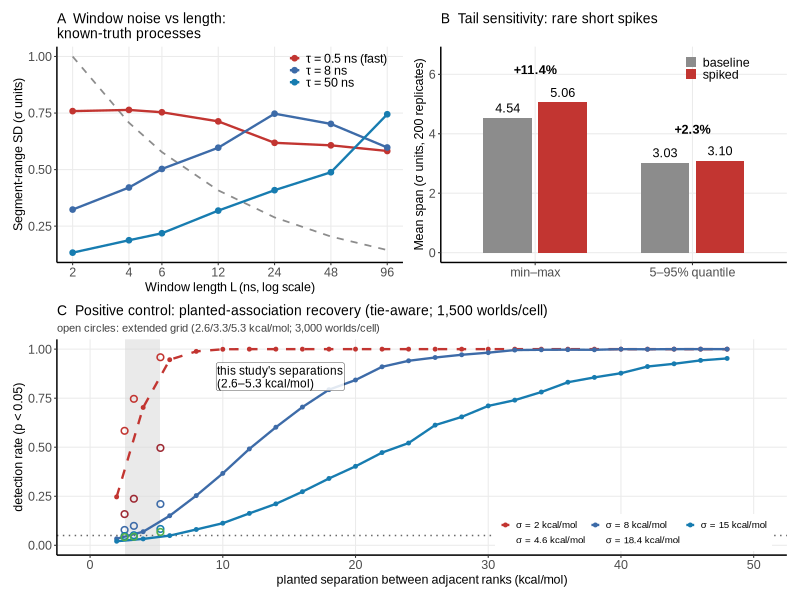

The R source for this figure:
#!/usr/bin/env Rscript
# 52_fig_c7_benchmark.R — Figure S13: synthetic benchmark of window-noise diagnostics
#
# Purpose:  SI Figure S13 — synthetic C7 benchmark of window-noise scaling and span-estimator
#           tail sensitivity (reads the archived benchmark CSVs).
# Created:  2026-10-10 (header standardised 2026-10-11)
# Inputs:   data/analysis/r6/c7_toy_benchmark.csv ; data/analysis/r6/c7_estimator_stats.csv
# Outputs:  figures/pdf/Fig_SI_ToyBenchmark.pdf
# Depends:  ggplot2, patchwork
# Run:      Rscript code/52_fig_c7_benchmark.R   (from the repository root)
suppressMessages({library(ggplot2); library(patchwork)})

d <- read.csv("data/analysis/r6/c7_toy_benchmark.csv")
st <- read.csv("data/analysis/r6/c7_estimator_stats.csv")

d$process <- factor(d$process,
  levels = c("fast_tau0.5ns", "medium_tau8ns", "slow_tau50ns", "naive_L^-1/2_ref"),
  labels = c("\u03c4 = 0.5 ns (fast)", "\u03c4 = 8 ns", "\u03c4 = 50 ns",
             "naive L\u207b\u00b9\u2044\u00b2 reference"))
cols <- c("0.5" = "#C23531", "8" = "#3D6BA8", "50" = "#177CB0", "ref" = "grey55")

pA <- ggplot(d, aes(L_ns, window_sd_mean)) +
  geom_line(data = subset(d, grepl("naive", process)),
            aes(group = process), linetype = "dashed", color = "grey55", linewidth = 0.6) +
  geom_line(data = subset(d, !grepl("naive", process)),
            aes(color = process), linewidth = 0.8) +
  geom_point(data = subset(d, !grepl("naive", process)),
             aes(color = process), size = 1.6) +
  scale_x_log10(breaks = c(2, 4, 6, 12, 24, 48, 96)) +
  scale_color_manual(values = setNames(c("#C23531", "#3D6BA8", "#177CB0"),
                                       c("\u03c4 = 0.5 ns (fast)", "\u03c4 = 8 ns", "\u03c4 = 50 ns")), name = NULL) +
  labs(x = "Window length L (ns, log scale)", y = "Segment-range SD (\u03c3 units)",
       title = "A  Window noise vs length:\nknown-truth processes") +
  theme_bw(base_size = 8, base_family = "Arial") +
  theme(panel.grid.minor = element_blank(),
        legend.position = c(0.97, 1.00), legend.justification = c(1, 1),
        legend.background = element_blank(),
        legend.key = element_rect(fill = "transparent"),
        legend.key.size = unit(0.3, "cm"), legend.text = element_text(size = 9),
        axis.text = element_text(size = 9), axis.title = element_text(size = 9),
        plot.title = element_text(size = 10),
        panel.border = element_blank(),
        axis.line = element_line(color = "black", linewidth = 0.5))

b <- data.frame(
  est = rep(c("min\u2013max", "5\u201395% quantile"), each = 2),
  kind = rep(c("baseline", "spiked"), 2),
  mean = c(st$mean_base[st$estimator == "minmax_span"], st$mean_spiked[st$estimator == "minmax_span"],
           st$mean_base[st$estimator == "q90_span"], st$mean_spiked[st$estimator == "q90_span"]))
b$est <- factor(b$est, levels = c("min\u2013max", "5\u201395% quantile"))

pB <- ggplot(b, aes(est, mean, fill = kind)) +
  geom_col(position = position_dodge(width = 0.7), width = 0.62) +
  geom_text(aes(label = sprintf("%.2f", mean)), position = position_dodge(width = 0.7),
            vjust = -0.6, size = 3.2, family = "Arial") +
  annotate("text", x = 1, y = 6.15, label = "+11.4%", size = 3.2, family = "Arial", fontface = "bold") +
  annotate("text", x = 2, y = 4.15, label = "+2.3%", size = 3.2, family = "Arial", fontface = "bold") +
  scale_fill_manual(values = c("baseline" = "grey55", "spiked" = "#C23531"), name = NULL) +
  coord_cartesian(ylim = c(0, 6.6)) +
  labs(x = NULL, y = "Mean span (\u03c3 units, 200 replicates)",
       title = "B  Tail sensitivity: rare short spikes") +
  theme_bw(base_size = 8, base_family = "Arial") +
  theme(panel.grid.minor = element_blank(), legend.position = c(0.80, 0.90),
        legend.key.size = unit(0.3, "cm"), legend.text = element_text(size = 9),
        legend.background = element_blank(),
        legend.key = element_rect(fill = "transparent"),
        axis.text = element_text(size = 9), axis.title = element_text(size = 9),
        plot.title = element_text(size = 10),
        panel.border = element_blank(),
        axis.line = element_line(color = "black", linewidth = 0.5))

## ---- Panel C: positive control (planted-association recovery, tie-aware) ----
c7g <- read.csv("data/analysis/r6/c7g_positive_control.csv")
c7gx <- read.csv("data/analysis/r6/c7g_positive_control_extra.csv")
sig_levels <- c(2, 4.6, 8, 15, 18.4)
c7g$sigma_lab <- factor(sprintf("\u03c3 = %g kcal/mol", c7g$sigma_kcal),
                        levels = sprintf("\u03c3 = %g kcal/mol", sig_levels))
c7gx$sigma_lab <- factor(sprintf("\u03c3 = %g kcal/mol", c7gx$sigma_kcal),
                         levels = sprintf("\u03c3 = %g kcal/mol", sig_levels))
sig_cols <- setNames(c("#C23531", "#9D2933", "#3D6BA8", "#177CB0", "#4DAF4A"),
                     sprintf("\u03c3 = %g kcal/mol", sig_levels))
sig_ltys <- setNames(c("dashed", "solid", "solid", "solid", "solid"),
                     sprintf("\u03c3 = %g kcal/mol", sig_levels))
pC <- ggplot(c7g, aes(delta_kcal, detect_rate, color = sigma_lab, linetype = sigma_lab)) +
  annotate("rect", xmin = 2.6, xmax = 5.3, ymin = -Inf, ymax = Inf,
           fill = "grey85", alpha = 0.55) +
  geom_hline(yintercept = 0.05, linetype = "dotted", color = "grey40", linewidth = 0.5) +
  geom_line(linewidth = 0.8) +
  geom_point(size = 1.0) +
  geom_point(data = c7gx, shape = 1, size = 1.7, stroke = 0.8, show.legend = FALSE) +
  scale_color_manual(values = sig_cols, name = NULL) +
  scale_linetype_manual(values = sig_ltys, name = NULL) +
  guides(color = guide_legend(nrow = 2, byrow = TRUE), linetype = guide_legend(nrow = 2, byrow = TRUE)) +
  coord_cartesian(ylim = c(0, 1), xlim = c(0, 50)) +
  annotate("label", x = 9.5, y = 0.86, label = "this study's separations\n(2.6\u20135.3 kcal/mol)",
           size = 3.0, family = "Arial", lineheight = 0.9, hjust = 0, label.size = 0.12,
           label.padding = unit(0.08, "lines"), fill = "white", alpha = 0.85) +
  labs(x = "planted separation between adjacent ranks (kcal/mol)",
       y = "detection rate (p < 0.05)",
       title = "C  Positive control: planted-association recovery (tie-aware; 1,500 worlds/cell)",
       subtitle = "open circles: extended grid (2.6/3.3/5.3 kcal/mol; 3,000 worlds/cell)") +
  theme_bw(base_size = 8, base_family = "Arial") +
  theme(panel.grid.minor = element_blank(),
        legend.position = c(0.98, 0.02), legend.justification = c(1, 0),
        legend.direction = "horizontal",
        legend.key.size = unit(0.25, "cm"), legend.text = element_text(size = 7),
        legend.background = element_rect(fill = "white", color = NA),
        legend.key = element_rect(fill = "transparent"),
        axis.text = element_text(size = 9), axis.title = element_text(size = 9),
        plot.title = element_text(size = 10),
        plot.subtitle = element_text(size = 8, colour = "grey25"),
        panel.border = element_blank(),
        axis.line = element_line(color = "black", linewidth = 0.5))

p <- (pA | pB) / pC
cairo_pdf("figures/pdf/Fig_SI_ToyBenchmark.pdf", width = 170/25.4, height = 114.5/25.4, pointsize = 8)
print(p)
invisible(dev.off())
cat("Saved: figures/pdf/Fig_SI_ToyBenchmark.pdf\n")
